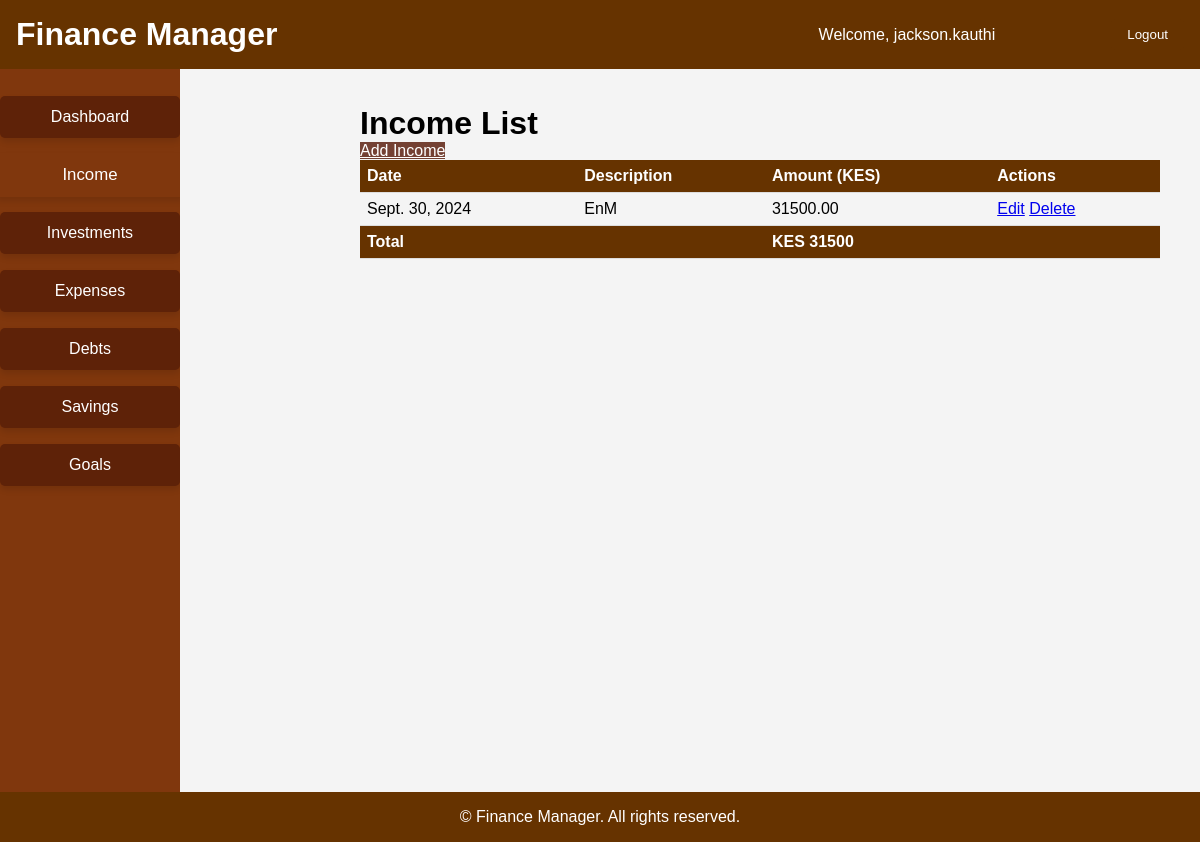
Page /income/income_list/ (signed in) on the committed database.
### income/models.py (models this page shows, shortened)
class Income(models.Model):
    CATEGORY_CHOICES = [
        ('Salary', 'Salary/Wages'),
        ('Bonus', 'Bonuses'),
        ('Interest', 'Interest Income'),
        ('Dividend', 'Dividends'),
        ('Rental', 'Rental Income'),
        ('Freelance', 'Freelance/Gig Income'),
        ('Other', 'Other Income Sources'),
    ]
    user = models.ForeignKey(User, on_delete=models.CASCADE)
    amount = models.DecimalField(max_digits=10, decimal_places=2)
    date = models.DateField()
    category = models.CharField(max_length=50, choices=CATEGORY_CHOICES)
    description = models.TextField(blank=True, null=True)

### income/views.py (the view)
# urls.py: path('income_list/', views.income_list, name='income_list'),
@login_required
def income_list(request):
    incomes = Income.objects.filter(user=request.user)
    total_income = incomes.aggregate(Sum('amount'))['amount__sum'] or 0
    context = {
        'incomes': incomes,
        'total_income': total_income,
    }
    return render(request, 'income/income_list.html', context)

### templates/income/income_list.html (shortened to what this page needs)
{% extends 'base.html' %}
{% load static %}
{% block content %}
<link rel="stylesheet" href="{% static 'css/styles.css' %}">
<div class="main-container">
    <h1>Income List</h1>
    <a href="{% url 'add_income' %}" class="btn btn-primary add-button">Add Income</a>
    <table class="list-table">
        <thead>
            <tr>
                <th>Date</th>
                <th>Description</th>
                <th>Amount (KES)</th>
                <th>Actions</th>
            </tr>
        </thead>
        <tbody>
            {% for income in incomes %}
            <tr>
                <td>{{ income.date }}</td>
                <td>{{ income.description }}</td>
                <td>{{ income.amount }}</td>
                <td>
                    <a href="{% url 'update_income' income.id %}" class="btn btn-warning btn-sm">Edit</a>
                    <a href="{% url 'delete_income' income.id %}" class="btn btn-danger btn-sm" onclick="return confirm('Are you sure you want to delete this income?');">Delete</a>
                </td>
            </tr>
            {% empty %}
            <tr>
                <td colspan="4">No income records available.</td>
            </tr>
            {% endfor %}
        </tbody>
        <tfoot>
            <tr>
                <th colspan="2">Total</th>
                <th>KES {{ total_income }}</th>
                <th></th>
            </tr>
        </tfoot>
    </table>
</div>
{% endblock %}

### templates/base.html (shortened to what this page needs)
{% load static %}
<!DOCTYPE html>
<html lang="en">
<head>
    <link rel="stylesheet" href="{% static 'css/styles.css' %}">
</head>
<body>
    <header>
        <div class="header-content">
            <h1>Finance Manager</h1>
            {% if user.is_authenticated %}
                <div class="user-info">
                    <span>Welcome, {{ user.username }}</span>
                    <form action="{% url 'logout' %}" method="post" style="display: inline;">
                        <button type="submit" class="logout">Logout</button>
                    </form>
                </div>
            {% else %}
                <div class="auth-links">
                    <a href="{% url 'login' %}">Login</a>
                    <a href="{% url 'signup' %}">Sign Up</a>
                </div>
            {% endif %}
        </div>
    </header>
    <div class="container">
        <nav class="card-nav">
            <ul>
                <li>
                    <a href="{% url 'dashboard' %}" class="nav-card {% if request.resolver_match.url_name == 'dashboard' %}active{% endif %}">
                        Dashboard
                    </a>
                </li>
                <li>
                    <a href="{% url 'income_list' %}" class="nav-card {% if request.resolver_match.url_name == 'income_list' %}active{% endif %}">
                        Income
                    </a>
                </li>
                <li>
                    <a href="{% url 'investment_list' %}" class="nav-card {% if request.resolver_match.url_name == 'investment_list' %}active{% endif %}">
                        Investments
                    </a>
                </li>
                <li>
                    <a href="{% url 'expense_list' %}" class="nav-card {% if request.resolver_match.url_name == 'expense_list' %}active{% endif %}">
                        Expenses
                    </a>
                </li>
                <li>
                    <a href="{% url 'debt_list' %}" class="nav-card {% if request.resolver_match.url_name == 'debt_list' %}active{% endif %}">
                        Debts
                    </a>
                </li>
                <li>
                    <a href="{% url 'savings_list' %}" class="nav-card {% if request.resolver_match.url_name == 'savings_list' %}active{% endif %}">
                        Savings
                    </a>
                </li>
                <li>
                    <a href="{% url 'goals_list' %}" class="nav-card {% if request.resolver_match.url_name == 'goals_list' %}active{% endif %}">
                        Goals
                    </a>
                </li>
            </ul>
        </nav>
        <div class="main-container">
            <main>
                {% block content %}
                {% endblock %}
            </main>
        </div>
    </div>
    <footer>
        &copy; {{ current_year }} Finance Manager. All rights reserved.
    </footer>
</body>
</html>

### budget/static/css/styles.css (style rules this page uses)
* { margin: 0; padding: 0; box-sizing: border-box; }
body { font-family: Arial, sans-serif; background-color: #f4f4f4; padding: 65px 0; }
header { background-color: #663300; color: #fff; padding: 1rem; position: fixed; width: 100%; top: 0; z-index: 1000; display: flex; justify-content: space-between; align-items: center; }
.header-content { display: flex; justify-content: space-between; align-items: center; width: 100%; }
.header-content h1 { margin: 0; }
.header-content .user-info, .header-content .auth-links { display: flex; align-items: center; }
.user-info span { margin-right: 1rem; }
.logout { background-color: #663300; color: #fff; border: none; padding: 0.5rem 1rem; border-radius: 4px; cursor: pointer; transition: background-color 0.3s ease; }
footer { background-color: #663300; color: #fff; text-align: center; padding: 1rem; position: fixed; width: 100%; bottom: 0; z-index: 1000; }
nav { width: 180px; background-color: #80370d; position: fixed; top: 64px; bottom: 0; padding: 2rem 0; z-index: 999; overflow-y: auto; }
nav ul { list-style: none; }
nav li { margin-bottom: 1rem; }
.nav-card { background-color: #5e2208; color: #fff; text-align: center; padding: 0.75rem; border-radius: 5px; text-decoration: none; display: block; transition: background-color 0.3s, transform 0.3s; box-shadow: 0 4px 6px rgba(0, 0, 0, 0.1); }
.nav-card:hover, .nav-card.active { background-color: #80370d; transform: scale(1.05); }
.main-container { margin-left: 160px; padding: 20px; min-height: calc(100vh - 128px); }
.btn-primary { margin-top: 15px; background-color: #744133; border-color: #744133; color: #ffffff; }
form { margin-left: 100px; }
.list-table { width: 100%; border-collapse: collapse; margin-bottom: 2rem; }
.list-table th, .list-table td { padding: 7px; text-align: left; border-bottom: 1px solid #ddd; }
.list-table th { background-color: #663300; color: #fff; font-weight: bold; }

### rows in the picture
Income: date "Sept. 30, 2024", description "EnM", amount "31500.00"

### other values in the picture
{{ user.username }} "jackson.kauthi"
{{ total_income }} "31500"
